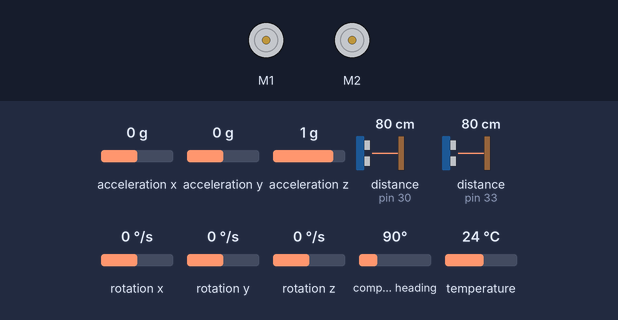
Bench run of a sketch on a simulated Arduino Mega 2560, built with avr-gcc and run on an emulated ATmega2560. Parts: 2 × DC motor (green arrow = forward, orange = backward, longer = faster). Wiring (inferred from the names in the program): 2 × ultrasonic range finder: trigger pin 31, echo pin 30 / trigger pin 32, echo pin 33. Inputs (shaded band) come from the test bench; at power-on: acceleration x 0 g, acceleration y 0 g, acceleration z 1 g, distance to the obstacle (sensors on pin 30, pin 33) 80 cm, rotation x 0 °/s, rotation y 0 °/s, rotation z 0 °/s, compass heading 90°, temperature 24 °C. The echo pulse lasts 58.3 µs per cm; what the sketch prints to the serial monitor is not drawn.

Above: at 0.2 s.
Timing chart, 0 to 1.7 s (numbered marks = the images above):
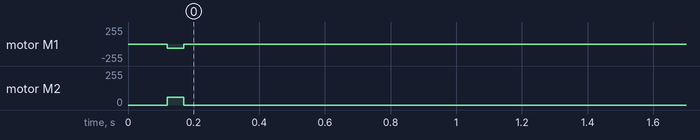

The sketch:

turnPID.ino
```cpp
// Motor driver shield library
#include <Adafruit_MotorShield.h>
#include "utility/Adafruit_MS_PWMServoDriver.h"

// Create the motor shield object
Adafruit_MotorShield AFMS = Adafruit_MotorShield();
Adafruit_DCMotor *leftMotor = AFMS.getMotor(1);
Adafruit_DCMotor *rightMotor = AFMS.getMotor(2);

void setupMotors(){
  //Set up motor driving
  AFMS.begin();  // create with the default frequency 1.6KHz

  //Set motor speeds.
  leftMotor->setSpeed(60);
  rightMotor->setSpeed(60);
}

void moveForward(){
  leftMotor->run(FORWARD);
  rightMotor->run(FORWARD);
}

void moveBackward(){
  leftMotor->run(BACKWARD);
  rightMotor->run(BACKWARD);
}

void motorStop(){
  leftMotor->run(RELEASE);
  rightMotor->run(RELEASE);
}

//Rotates left using both wheels.
void rotateLeftBoth(int turningTime){
  leftMotor->run(BACKWARD);
  rightMotor->run(FORWARD);

  delay(turningTime);

  leftMotor->run(RELEASE);
  rightMotor->run(RELEASE);
}

//Rotates right using both wheels.
void rotateRightBoth(int turningTime){
  leftMotor->run(FORWARD);
  rightMotor->run(BACKWARD);

  delay(turningTime);

  leftMotor->run(RELEASE);
  rightMotor->run(RELEASE);
}

//Defining and left and right ultrasonic pins
#define LEFT_BOTTOM_ECHO_PIN 30
#define LEFT_BOTTOM_TRIG_PIN 31

#define RIGHT_BOTTOM_ECHO_PIN 33
#define RIGHT_BOTTOM_TRIG_PIN 32

//Maximum amount of times that the car will try to turn before it becomes a failed turn.
#define MAX_TURNING_ITERATIONS 100

//Tolerance of angle for turning.
#define ANGLE_TOLERANCE (PI/2/100)

//Amount of milliseconds to initially turn.
#define INITIAL_TURNING_TIME 50

//Amount of milliseconds to decrement turning time.
#define TURNING_TIME_CHANGE 1

//Flag to check if bot is turning.
//Need to update in turn function.
bool turning = false;

//Turns to desired angle in radians using both wheels.
bool turnBoth(double targetAngle){

  turning = true;

  double minAngleBound = targetAngle - ANGLE_TOLERANCE;
  double maxAngleBound = targetAngle + ANGLE_TOLERANCE;

  int turningTime = INITIAL_TURNING_TIME;

  bool turningLeft = false;

  for(int i = 0; i < MAX_TURNING_ITERATIONS; i++){
    double currentAngle = gyroRead();

    //Check if car is at target angle within tolerance.
    if( (currentAngle > minAngleBound) && (currentAngle < maxAngleBound) ){
      turning = false;
      return true;
    }
    //If the angle is too low rotate left.
    else if(currentAngle <= minAngleBound){
      if( !turningLeft ){
        turningTime -= TURNING_TIME_CHANGE;
        turningLeft = true;
      }
      rotateLeftBoth(turningTime);
    }
    //If the angle is too high rotate right.
    else if(currentAngle >= maxAngleBound){
      if( turningLeft ){
        turningTime -= TURNING_TIME_CHANGE;
        turningLeft = false;
      }
      rotateRightBoth(turningTime);
    }else{
      Serial1.println("Error in turning left.");
    }

    //Read left and right distances from ultrasonic sensors.
    double leftBottomDistance = readUltraSonic(LEFT_BOTTOM_TRIG_PIN, LEFT_BOTTOM_ECHO_PIN);
    double rightBottomDistance = readUltraSonic(RIGHT_BOTTOM_TRIG_PIN, RIGHT_BOTTOM_ECHO_PIN);

    //Detects if there is a left or right edge.
    bool isLeftEdge = detectsEdge(leftBottomDistance);
    bool isRightEdge = detectsEdge(rightBottomDistance);

    //If there is a left or right edge return false, indicating that turn failed.
    if(isLeftEdge && turningLeft){
      turning = false;
      return false;
    }

    if(isRightEdge && !turningLeft){
      turning = false;
      return false;
    }
  }

  turning = false;

  //If maximum iterations has been reached and angle is still not within tolerance.
  return false;
}

bool turnLeftBoth(){
  double currentAngle = gyroRead();
  double targetAngle = currentAngle + PI/2;

  bool success = turnBoth(targetAngle);
  if(!success){
    turnBoth(currentAngle);
  }

  return success;
}

bool turnRightBoth(){
  double currentAngle = gyroRead();
  double targetAngle = currentAngle - PI/2;

  bool success = turnBoth(targetAngle);
  if(!success){
    turnBoth(currentAngle);
  }

  return success;
}


#include <Adafruit_LSM9DS0.h>

// Create Adafruit_LSM9DS0 object
Adafruit_LSM9DS0 lsm = Adafruit_LSM9DS0(1000);  // Use I2C, ID #1000

//Global variables for gyroscope data.
double anglez = 0;
double dt = 0;
double prev_time = 0;
double biasz = 0;

//Configuring the gyroscope for a specific range
void configureIMU(void) {
    /* Initialise the sensor */
  if(!lsm.begin()) {
      while(1);
  }

  // 1.) Set the accelerometer range
  lsm.setupAccel(lsm.LSM9DS0_ACCELRANGE_2G);

  // 2.) Set the magnetometer sensitivity
  lsm.setupMag(lsm.LSM9DS0_MAGGAIN_2GAUSS);

  // 3.) Setup the gyroscope
  lsm.setupGyro(lsm.LSM9DS0_GYROSCALE_245DPS);

  for(int i = 0; i < 100; i++) {
    sensors_event_t accel, mag, gyro, temp;
    lsm.getEvent(&accel, &mag, &gyro, &temp);
    biasz += gyro.gyro.z;
  }

  biasz = biasz / 100.;
}

//Reads gyroscope and returns current angle in radians in reference to initial angle to be 0 radians.
double gyroRead() {
    sensors_event_t accel, mag, gyro, temp;

    lsm.getEvent(&accel, &mag, &gyro, &temp);

    dt = (millis() - prev_time) / (1000.0);
    anglez = (anglez) + (gyro.gyro.z - biasz) * (dt);

    prev_time = millis();

    return (int(anglez) % (360)) * (PI / 180);

}

// Define wheel dimensions in terms of meters. eg. 0.0325 m or 3.25 cm.
#define WHEELRADIUS 0.0325                //3.25 cm
#define CIRCUMFERENCE (2*PI*WHEELRADIUS)    //20.42 cm
#define TICK (CIRCUMFERENCE/8)              //2.55 cm

//Digital pins that can use interrupts.
//Wheel encoder pins.
#define LEFT_ENCODER_PIN 3 // Interrupt pin for the left wheel encoder
#define RIGHT_ENCODER_PIN 2 // Interrupt pin for the right wheel encoder


//Based on speed of sound this is constant to convert data from ultrasonics to meters.
#define SPEED_OF_SOUND (29.1*2*100) //2910 meters/ (10^-5 seconds) speed of sound twice due to
                         //distance there AND back.

//Defining pins for downfacing ultrasonic sensors
#define FORWARD_BOTTOM_ECHO_PIN 39
#define FORWARD_BOTTOM_TRIG_PIN 38

#define LEFT_BOTTOM_ECHO_PIN 30
#define LEFT_BOTTOM_TRIG_PIN 31

#define RIGHT_BOTTOM_ECHO_PIN 33
#define RIGHT_BOTTOM_TRIG_PIN 32

//Defining pins for front facing ultrasonic sensors.
//Used for detecting objects.
#define FORWARD_FRONT_ECHO_PIN 41
#define FORWARD_FRONT_TRIG_PIN 40

void setupUltraSonics(){
  // Setting up the input and output for the three ultrasonic sensors
  pinMode(FORWARD_BOTTOM_ECHO_PIN, INPUT);
  pinMode(FORWARD_BOTTOM_TRIG_PIN, OUTPUT);

  pinMode(LEFT_BOTTOM_ECHO_PIN, INPUT);
  pinMode(LEFT_BOTTOM_TRIG_PIN, OUTPUT);

  pinMode(RIGHT_BOTTOM_ECHO_PIN, INPUT);
  pinMode(RIGHT_BOTTOM_TRIG_PIN, OUTPUT);

  pinMode(FORWARD_FRONT_ECHO_PIN, INPUT);
  pinMode(FORWARD_FRONT_TRIG_PIN, OUTPUT);

}

//Returns distance read by ultrasonic sensor in meters.
double readUltraSonic(int TRIG_PIN, int ECHO_PIN){
  digitalWrite(TRIG_PIN, HIGH);
  digitalWrite(TRIG_PIN, LOW);

  //Gets amount of time for sound wave to bounce back.
  //Measured in 10^-5 seconds.
  double duration = pulseIn(ECHO_PIN, HIGH);

  //Calculate the distance (in cm) based on the speed of sound.
  double distance = duration / SPEED_OF_SOUND ;

  return distance;
}

//Processing data and command functions.
#define TABLE_DISTANCE 0.10
#define OBJECT_DANGER_DISTANCE 0.10

bool STOP = false;

/*
 * Tells if an edge was detected.
 * @param distanceAway Distance that ultrasonic sensor measures.
 * @return true if there is an edge, false otherwise.
  */
bool detectsEdge(double distanceAway){
  if(distanceAway > TABLE_DISTANCE){
    return true;
  }else{
    return false;
  }
}

/*
 * Tells if an object was detected.
 * @param distanceAway Distance that ultrasonic sensor measures.
 * @return true if there is an object, false otherwise.
  */
bool detectsObject(double distanceAway){
  if(distanceAway < TABLE_DISTANCE){
    return true;
  }else{
    return false;
  }
}

void setup() {
  Serial.begin(9600);
  Serial1.begin(9600);
  setupMotors();
  configureIMU();
  setupUltraSonics();
  bool success = turnLeftBoth();
  Serial.println(success);
  Serial1.println(success);
}

void loop() {

}
```
